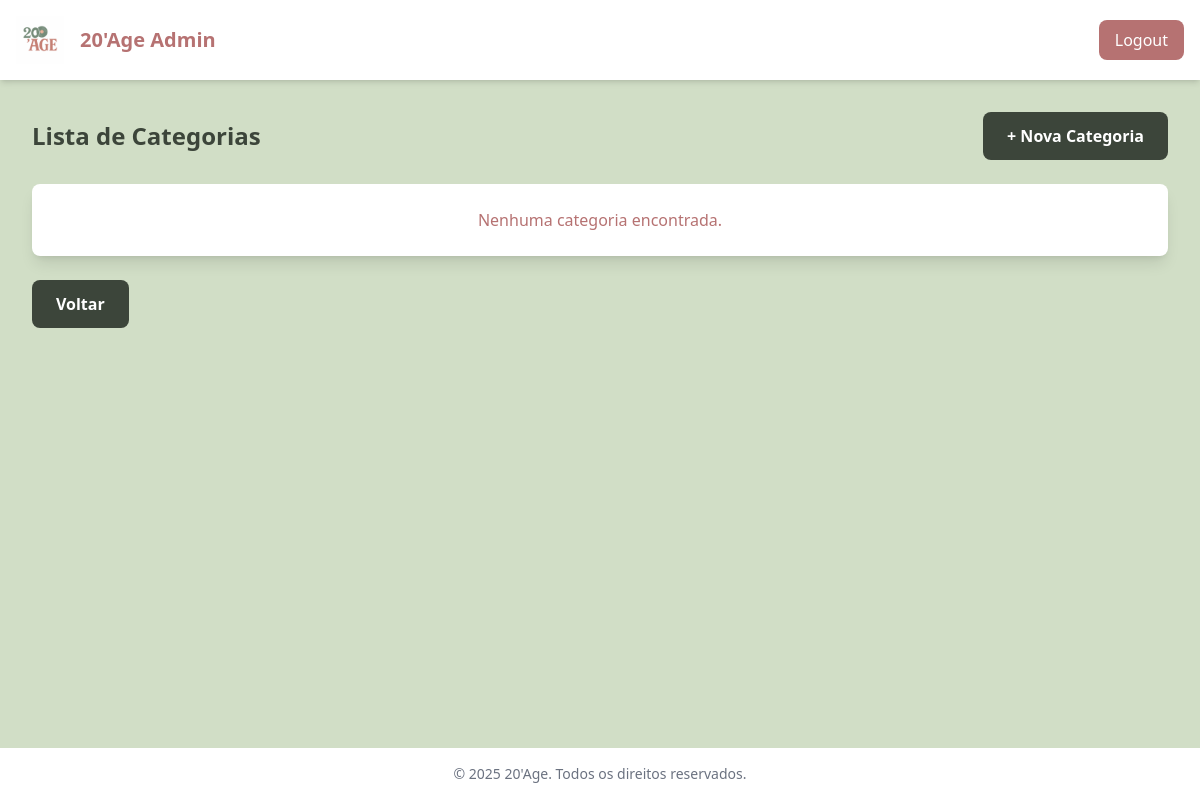
/listar_categorias.php, run on an earlier commit of the app's database.
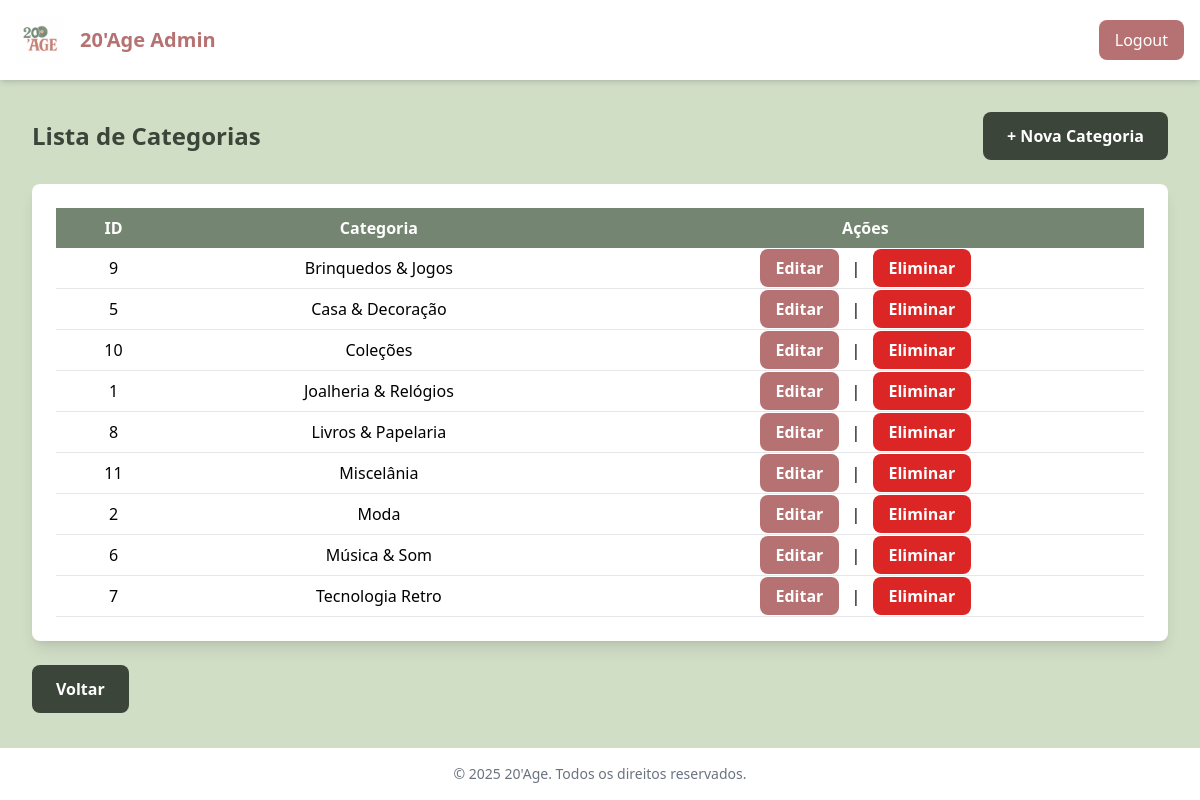
And on a later commit of the database.
### tables this page shows
CREATE TABLE `categorias` (
  `id` int(11) NOT NULL,
  `categoria` varchar(50) NOT NULL
);

### listar_categorias.php (the view, shortened to what this page needs)
<?php
include 'config.php';
$stmt = $conn->prepare("SELECT * FROM categorias ORDER BY categoria");
$stmt->execute();
$result = $stmt->get_result();
?>
<!DOCTYPE html>
<html lang="pt">
<head>
    <script src="https://cdn.tailwindcss.com"></script>
</head>
<body class="bg-[#D1DEC6] min-h-screen flex flex-col">
    <nav class="bg-white shadow-md p-4 flex items-center justify-between">
        <div class="flex items-center space-x-4">
            <img src="logo.png" alt="Logotipo 20'Age" class="w-12 h-12">
            <span class="text-[#B67272] text-xl font-bold">20'Age Admin</span>
        </div>
        <a href="logout.php" class="bg-[#B67272] text-white px-4 py-2 rounded-lg hover:bg-[#754949] transition">Logout</a>
    </nav>
    <main class="flex-grow p-8">
        <div class="flex justify-between items-center mb-6">
            <div class="text-2xl text-[#3C453A] font-bold">
                Lista de Categorias
            </div>
            <a href="adicionar_categoria.php" class="bg-[#3C453A] font-bold text-white px-6 py-3 rounded-lg hover:bg-[#262B24] transition">+ Nova Categoria</a>
        </div>
        <div class="bg-white p-6 rounded-lg shadow-lg">
            <?php if ($result && $result->num_rows > 0): ?>
                <table class="w-full table-auto border-collapse">
                    <thead>
                        <tr class="bg-[#748571] text-white">
                            <th class="px-4 py-2 text-center">ID</th>
                            <th class="px-4 py-2 text-center">Categoria</th>
                            <th class="px-4 py-2 text-center">Ações</th>
                        </tr>
                    </thead>
                    <tbody>
                        <?php while ($row = $result->fetch_assoc()): ?>
                            <tr class="border-b">
                                <td class="px-4 py-2 text-center"><?php echo $row['id']; ?></td>
                                <td class="px-4 py-2 text-center"><?php echo $row['categoria']; ?></td>
                                <td class="px-4 py-2 text-center">
                                    <a href="editar_categoria.php?id=<?php echo $row['id']; ?>" class="bg-[#B67272] text-white font-bold px-4 py-2 rounded-lg hover:bg-[#754949] transition">Editar</a>
                                    <span class="mx-2">|</span>
                                    <a href="eliminar_categoria.php?id=<?php echo $row['id']; ?>" class="bg-red-600 text-white font-bold px-4 py-2 rounded-lg hover:bg-red-700 transition">Eliminar</a>
                                </td>
                            </tr>
                        <?php endwhile; ?>
                    </tbody>
                </table>
            <?php else: ?>
                <p class="text-center text-[#B67272]">Nenhuma categoria encontrada.</p>
            <?php endif; ?>
        </div>
        <div class="mt-6 flex justify-between">
            <a href="pagina_inicial.php" class="bg-[#3C453A] text-white font-bold px-6 py-3 rounded-lg hover:bg-[#262B24] transition">Voltar</a>
        </div>
    </main>
    <footer class="bg-white text-center text-sm text-gray-500 py-4">
        © 2025 20'Age. Todos os direitos reservados.
    </footer>
</body>
</html>

What changed in the data, as far as the page shows it:
added categorias: id "9", categoria "Brinquedos & Jogos"
added categorias: id "5", categoria "Casa & Decoração"
added categorias: id "10", categoria "Coleções"
added categorias: id "1", categoria "Joalheria & Relógios"
added categorias: id "8", categoria "Livros & Papelaria"
added categorias: id "11", categoria "Miscelânia"
added categorias: id "2", categoria "Moda"
added categorias: id "6", categoria "Música & Som"
added categorias: id "7", categoria "Tecnologia Retro"
Also different on the page:
text no longer shown: "Nenhuma categoria encontrada."
text now shown: "ID Categoria Ações"
